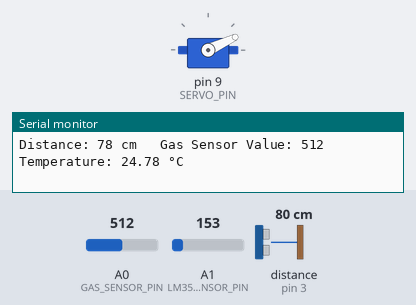
This sketch was run on a simulated Arduino Uno, built with avr-gcc and run on an emulated ATmega328P. Shown: servo, the last lines printed to the serial monitor. Wiring (inferred from the names in the program): ultrasonic range finder: trigger pin 2; echo pin 3. Inputs (shaded band) come from the test bench; at power-on: distance to the obstacle (sensor on pin 3) 80 cm, A0 (GAS_SENSOR_PIN) = 512, A1 (LM35_SENSOR_PIN) = 153. The echo pulse lasts 58.3 µs per cm.

Above: at 6.3 s.
6.4 s: distance to the obstacle (sensor on pin 3) set to 299 cm
At 7.08 s:
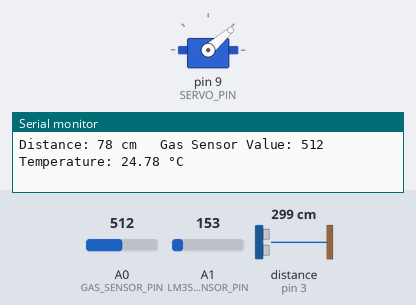
10.5 s: distance to the obstacle (sensor on pin 3) set to 2 cm
At 10.79 s:
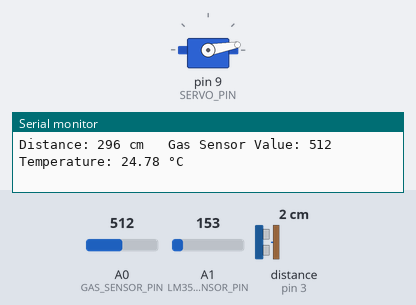
Timing chart, 0 to 20.6 s (numbered marks = the images above; inputs shaded):
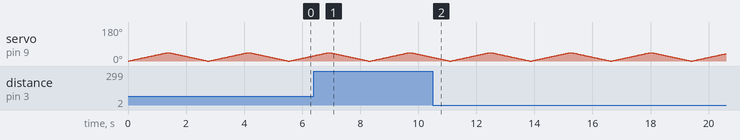

The sketch:

sketch_aug7b.ino
```cpp
#include <Servo.h>

#define SERVO_PIN 9
#define TRIG_PIN 2
#define ECHO_PIN 3
#define GAS_SENSOR_PIN A0 // Analog input pin for the MQ2 gas sensor
#define LM35_SENSOR_PIN A1 // Analog input pin for the LM35 temperature sensor

Servo servo;

void setup() {
  pinMode(TRIG_PIN, OUTPUT);
  pinMode(ECHO_PIN, INPUT);
  pinMode(GAS_SENSOR_PIN, INPUT); // Set the gas sensor pin as input
  pinMode(LM35_SENSOR_PIN, INPUT); // Set the LM35 temperature sensor pin as input
  servo.attach(SERVO_PIN);
  Serial.begin(9600); // Initialize the serial communication
}

void loop() {
  // Call the function to continuously rotate the servo motor
  rotateServo();

  // Call the function to measure and display the distance on the serial plotter
  measureDistanceAndPlot();

  // Call the function to measure and display the gas sensor reading on the serial plotter
  measureGasSensorAndPlot();

  // Call the function to measure and display the LM35 temperature sensor reading on the serial plotter
  measureTemperatureAndPlot();
}

void rotateServo() {
  for (int angle = 0; angle <= 45; angle++) {
    servo.write(angle);
    delay(30); // Adjust the speed of rotation if needed
  }
  for (int angle = 45; angle >= 0; angle--) {
    servo.write(angle);
    delay(30); // Adjust the speed of rotation if needed
  }
}

void measureDistanceAndPlot() {
  digitalWrite(TRIG_PIN, LOW);
  delayMicroseconds(2);
  digitalWrite(TRIG_PIN, HIGH);
  delayMicroseconds(10);
  digitalWrite(TRIG_PIN, LOW);

  long duration = pulseIn(ECHO_PIN, HIGH);
  int distance = duration * 0.034 / 2; // Convert the duration to centimeters (Speed of sound in air is approximately 34 cm/ms)

  Serial.print("Distance: ");
  Serial.print(distance); // Send the distance value to the serial plotter
  Serial.print(" cm \t");
}

void measureGasSensorAndPlot() {
  int gasSensorValue = analogRead(GAS_SENSOR_PIN); // Read the analog value from the gas sensor

  Serial.print("Gas Sensor Value: ");
  Serial.print(gasSensorValue); // Send the gas sensor value to the serial plotter
  Serial.print("\t");
}

void measureTemperatureAndPlot() {
  int lm35SensorValue = analogRead(LM35_SENSOR_PIN); // Read the analog value from the LM35 temperature sensor
  float voltage = lm35SensorValue * (5.0 / 1023.0); // Convert the analog value to voltage
  float temperatureC = (voltage - 0.5) * 100.0; // Calculate temperature in Celsius

  Serial.print("Temperature: ");
  Serial.print(temperatureC); // Send the temperature value to the serial plotter
  Serial.println(" °C");
}
```
